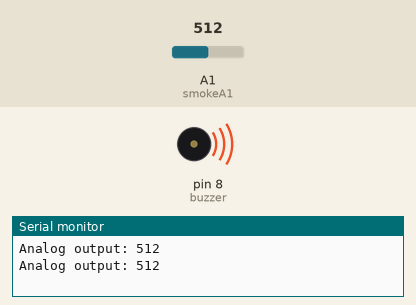
A sketch run on a simulated Arduino Uno, built with avr-gcc and run on an emulated ATmega328P. On the bench: buzzer (waves = sounding), the last lines printed to the serial monitor. The test bench sets the inputs (shaded band); at power-on: A1 (smokeA1) = 512. Random numbers use the default seed unless the sketch sets one.

Above: at 2.8 s.
2.9 s: A1 (smokeA1) set to 3
6.4 s: A1 (smokeA1) set to 0
9.1 s: A1 (smokeA1) set to 20
At 11.8 s:
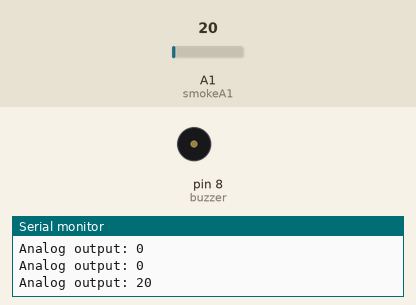
Timing chart, 0 to 21.1 s (numbered marks = the images above; inputs shaded):
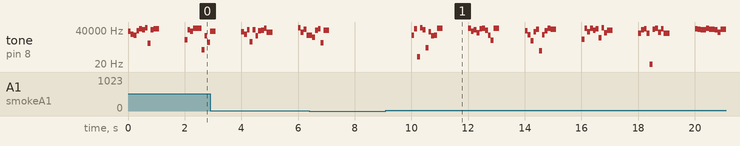

The sketch:

smoke_sensor_with_buzzer.ino
```cpp
#include<DHT.h>
#include<math.h>

int smokeA1 = A1;
int buzzer = 8;

void setup() {
  pinMode(buzzer, OUTPUT);
  Serial.begin(9600);
}

void loop() {
  int analogValue = analogRead(smokeA1);

  Serial.print("Analog output: ");
  Serial.println(analogValue);
  if (analogValue > 1) {
    for (int i = 0; i < 10; i++) {
      tone(buzzer, 1000 * rand(), 200);
      delay(100);
    }

  }
  else {
    noTone(buzzer);
  }
  delay(1000);
}
```

Measured:
- after the input at 9.1 s, tone on pin 8 (buzzer): plays 13080 Hz for 0.10 s, 50048 Hz for 0.10 s, 104 Hz for 0.10 s, 64832 Hz for 0.10 s, 42440 Hz for 0.10 s, 744 Hz for 0.10 s … (60 notes in this stretch), starting after 0.91 s
- by itself, tone on pin 8 (buzzer): plays 28704 Hz for 0.20 s, 26520 Hz for 0.10 s, 14952 Hz for 0.10 s, 40904 Hz for 0.10 s, 2952 Hz for 0.10 s, 42944 Hz for 0.10 s … (15 notes in this stretch)
